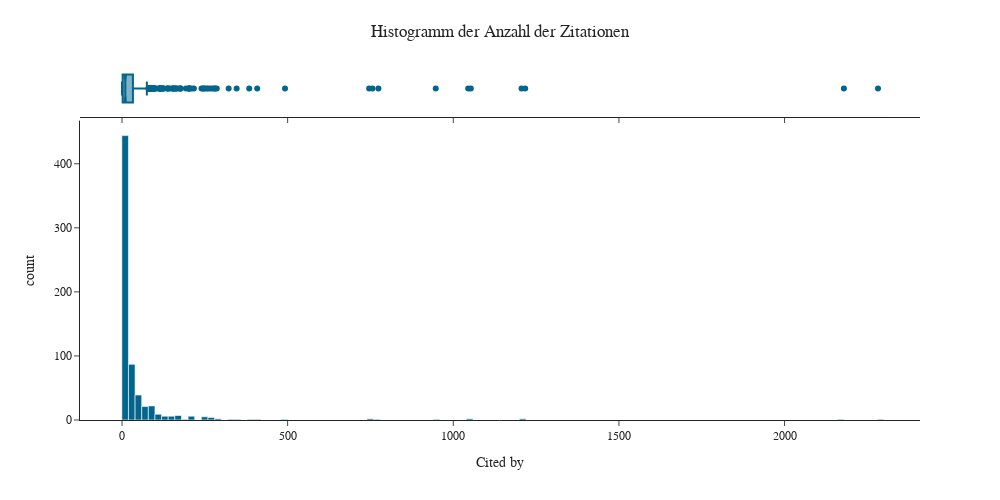

Here is the notebook cell this chart was saved with:
### Code cell
histogram(text, "Cited by", 150, "Histogramm der Anzahl der Zitationen")

### Figure 1 — Plotly figure (JSON) as saved in the notebook; plotly's stock layout.template omitted (floating-point values rounded to 4 significant figures; data arrays with more than 128 entries replaced by an {"elided": "..."} marker saying what was removed)
{"data": [{"alignmentgroup": "True", "bingroup": "x", "hovertemplate": "Cited by=%{x}<br>count=%{y}<extra></extra>", "legendgroup": "", "marker": {"color": "#03658C", "pattern": {"shape": ""}}, "name": "", "nbinsx": 150, "offsetgroup": "", "orientation": "v", "showlegend": false, "type": "histogram", "x": {"elided": "674 int values"}, "xaxis": "x", "yaxis": "y"}, {"alignmentgroup": "True", "hovertemplate": "Cited by=%{x}<extra></extra>", "legendgroup": "", "marker": {"color": "#03658C"}, "name": "", "notched": true, "offsetgroup": "", "showlegend": false, "type": "box", "x": {"elided": "674 int values"}, "xaxis": "x2", "yaxis": "y2"}], "layout": {"barmode": "relative", "font": {"family": "Times New Roman"}, "height": 500, "legend": {"tracegroupgap": 0}, "margin": {"t": 60}, "title": {"text": "Histogramm der Anzahl der Zitationen", "x": 0.5, "xanchor": "center", "y": 0.95, "yanchor": "top"}, "width": 1000, "xaxis": {"anchor": "y", "domain": [0, 1], "title": {"text": "Cited by"}}, "xaxis2": {"anchor": "y2", "domain": [0, 1], "matches": "x", "showticklabels": false}, "yaxis": {"anchor": "x", "domain": [0, 0.8316], "title": {"text": "count"}}, "yaxis2": {"anchor": "x2", "domain": [0.8416, 1], "matches": "y2", "showline": false, "showticklabels": false, "ticks": ""}}}
